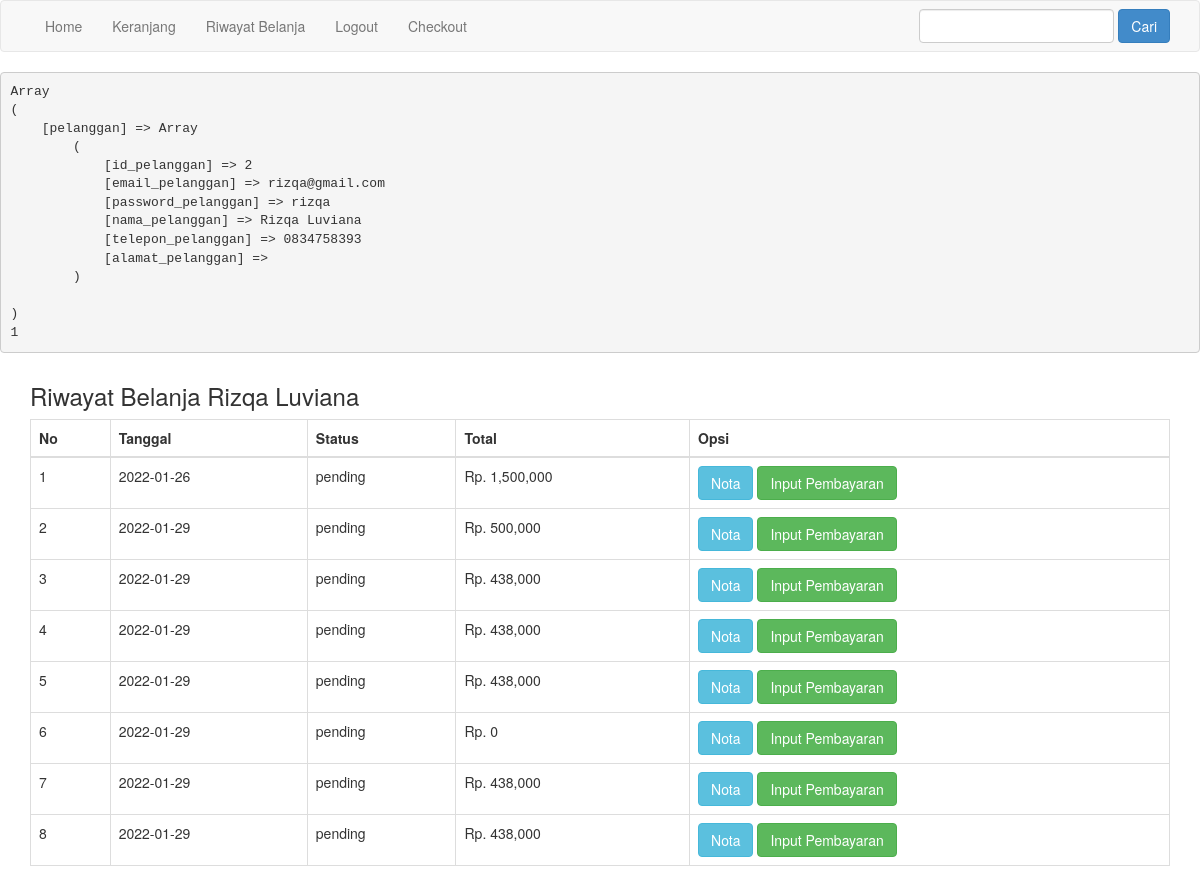
Page /riwayat.php (signed in) on the committed database.
### tables this page shows
CREATE TABLE `pembelian` (
  `id_pembelian` int(11) NOT NULL,
  `id_pelanggan` int(11) NOT NULL,
  `tanggal_pembelian` date NOT NULL,
  `total_pembelian` int(11) NOT NULL,
  `alamat_pengiriman` text NOT NULL,
  `status_pembelian` varchar(100) NOT NULL DEFAULT 'pending',
  `resi_pengiriman` varchar(50) NOT NULL,
  `totalberat` int(11) NOT NULL,
  `provinsi` varchar(255) NOT NULL,
  `distrik` varchar(255) NOT NULL,
  `tipe` varchar(255) NOT NULL,
  `kodepos` varchar(255) NOT NULL,
  `ekspedisi` varchar(255) NOT NULL,
  `paket` varchar(255) NOT NULL,
  `ongkir` int(11) NOT NULL,
  `estimasi` varchar(255) NOT NULL
);

### riwayat.php (the view, shortened to what this page needs)
<?php
include 'koneksi.php';
?>
<!DOCTYPE html>
<html lang="en">
<head>
    <link rel="stylesheet" href="admin/assets/css/bootstrap.css">
</head>
<body>
    <?php include 'menu.php'; ?>
    <pre><?php echo print_r($_SESSION) ?></pre>
    <section class="riwayat">
        <div class="container">
            <h3>Riwayat Belanja <?php echo $_SESSION["pelanggan"]["nama_pelanggan"] ?></h3>
            <table class="table table-bordered">
                <thead>
                    <tr>
                        <th>No</th>
                        <th>Tanggal</th>
                        <th>Status</th>
                        <th>Total</th>
                        <th>Opsi</th>
                    </tr>
                </thead>
                <tbody>
                    <?php
                    $nomor = 1;
                    $id_pelanggan = $_SESSION["pelanggan"]['id_pelanggan'];
                    $ambil = $koneksi->query("SELECT * FROM pembelian WHERE id_pelanggan='$id_pelanggan'");
                    while ($pecah = $ambil->fetch_assoc()) {
                    ?>
                        <tr>
                            <td><?php echo $nomor; ?></td>
                            <td><?php echo $pecah["tanggal_pembelian"] ?></td>
                            <td>
                                <?php echo $pecah["status_pembelian"] ?><br>
                            </td>
                            <td>Rp. <?php echo number_format($pecah["total_pembelian"]); ?></td>
                            <td>
                                <a href="nota.php?id=<?php echo $pecah["id_pembelian"] ?>" class="btn-info btn">Nota</a>
                                <?php if ($pecah['status_pembelian'] == "pending") : ?>
                                    <a href="pembayaran.php?id=<?php echo $pecah["id_pembelian"]; ?>" class="btn-success btn">Input Pembayaran</a>
                                <?php else: ?>
                                    <a href="lihat_pembayaran.php?id=<?php echo $pecah["id_pembelian"]; ?>" class="btn-warning btn">Lihat Pembayaran</a>
                                <?php endif ?>
                            </td>
                        </tr>
                        <?php $nomor++; ?>
                    <?php } ?>
                </tbody>
            </table>
        </div>
    </section>
</body>
</html>

### rows in the picture
pembelian: tanggal_pembelian "2022-01-26", status_pembelian "pending", total_pembelian "1,500,000"
pembelian: tanggal_pembelian "2022-01-29", status_pembelian "pending", total_pembelian "500,000"
pembelian: tanggal_pembelian "2022-01-29", status_pembelian "pending", total_pembelian "438,000"
pembelian: tanggal_pembelian "2022-01-29", status_pembelian "pending", total_pembelian "438,000"
pembelian: tanggal_pembelian "2022-01-29", status_pembelian "pending", total_pembelian "438,000"
pembelian: tanggal_pembelian "2022-01-29", status_pembelian "pending", total_pembelian "0"
pembelian: tanggal_pembelian "2022-01-29", status_pembelian "pending", total_pembelian "438,000"
pembelian: tanggal_pembelian "2022-01-29", status_pembelian "pending", total_pembelian "438,000"

### other values in the picture
$_SESSION["pelanggan"]["nama_pelanggan"] "Rizqa Luviana"
